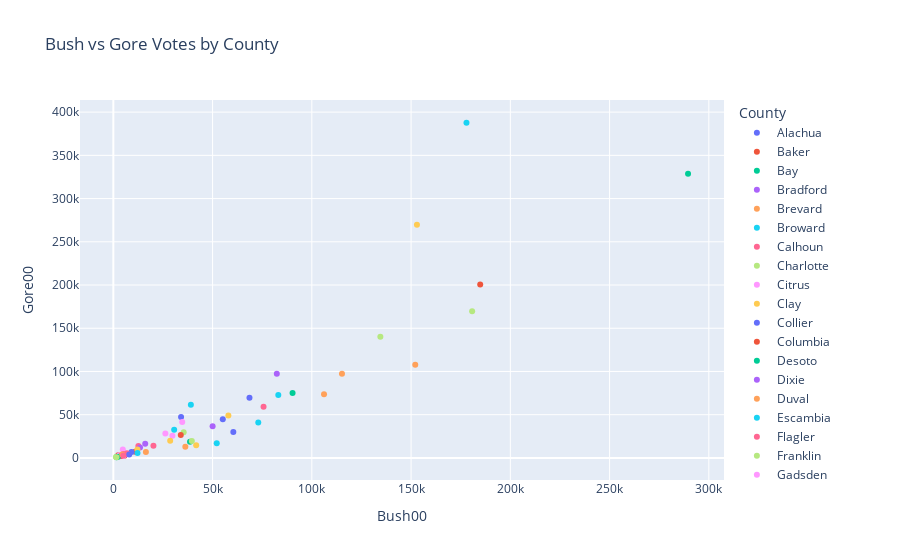

The code cell stored with this chart in its notebook:
### Code cell
# my answer 1
fig_bush_vs_gore = px.scatter(df, x='Bush00', y='Gore00', color='County', title='Bush vs Gore Votes by County')
fig_bush_vs_gore.show()

### Figure 1 — Plotly figure (JSON) as saved in the notebook; plotly's stock layout.template omitted (floating-point values rounded to 4 significant figures)
{"data": [{"hovertemplate": "County=Alachua<br>Bush00=%{x}<br>Gore00=%{y}<extra></extra>", "legendgroup": "Alachua", "marker": {"color": "#636efa", "symbol": "circle"}, "mode": "markers", "name": "Alachua", "orientation": "v", "showlegend": true, "type": "scatter", "x": [34124], "xaxis": "x", "y": [47365], "yaxis": "y"}, {"hovertemplate": "County=Baker<br>Bush00=%{x}<br>Gore00=%{y}<extra></extra>", "legendgroup": "Baker", "marker": {"color": "#EF553B", "symbol": "circle"}, "mode": "markers", "name": "Baker", "orientation": "v", "showlegend": true, "type": "scatter", "x": [5610], "xaxis": "x", "y": [2392], "yaxis": "y"}, {"hovertemplate": "County=Bay<br>Bush00=%{x}<br>Gore00=%{y}<extra></extra>", "legendgroup": "Bay", "marker": {"color": "#00cc96", "symbol": "circle"}, "mode": "markers", "name": "Bay", "orientation": "v", "showlegend": true, "type": "scatter", "x": [38637], "xaxis": "x", "y": [18850], "yaxis": "y"}, {"hovertemplate": "County=Bradford<br>Bush00=%{x}<br>Gore00=%{y}<extra></extra>", "legendgroup": "Bradford", "marker": {"color": "#ab63fa", "symbol": "circle"}, "mode": "markers", "name": "Bradford", "orientation": "v", "showlegend": true, "type": "scatter", "x": [5414], "xaxis": "x", "y": [3075], "yaxis": "y"}, {"hovertemplate": "County=Brevard<br>Bush00=%{x}<br>Gore00=%{y}<extra></extra>", "legendgroup": "Brevard", "marker": {"color": "#FFA15A", "symbol": "circle"}, "mode": "markers", "name": "Brevard", "orientation": "v", "showlegend": true, "type": "scatter", "x": [115185], "xaxis": "x", "y": [97318], "yaxis": "y"}, {"hovertemplate": "County=Broward<br>Bush00=%{x}<br>Gore00=%{y}<extra></extra>", "legendgroup": "Broward", "marker": {"color": "#19d3f3", "symbol": "circle"}, "mode": "markers", "name": "Broward", "orientation": "v", "showlegend": true, "type": "scatter", "x": [177902], "xaxis": "x", "y": [387703], "yaxis": "y"}, {"hovertemplate": "County=Calhoun<br>Bush00=%{x}<br>Gore00=%{y}<extra></extra>", "legendgroup": "Calhoun", "marker": {"color": "#FF6692", "symbol": "circle"}, "mode": "markers", "name": "Calhoun", "orientation": "v", "showlegend": true, "type": "scatter", "x": [2873], "xaxis": "x", "y": [2155], "yaxis": "y"}, {"hovertemplate": "County=Charlotte<br>Bush00=%{x}<br>Gore00=%{y}<extra></extra>", "legendgroup": "Charlotte", "marker": {"color": "#B6E880", "symbol": "circle"}, "mode": "markers", "name": "Charlotte", "orientation": "v", "showlegend": true, "type": "scatter", "x": [35426], "xaxis": "x", "y": [29645], "yaxis": "y"}, {"hovertemplate": "County=Citrus<br>Bush00=%{x}<br>Gore00=%{y}<extra></extra>", "legendgroup": "Citrus", "marker": {"color": "#FF97FF", "symbol": "circle"}, "mode": "markers", "name": "Citrus", "orientation": "v", "showlegend": true, "type": "scatter", "x": [29767], "xaxis": "x", "y": [25525], "yaxis": "y"}, {"hovertemplate": "County=Clay<br>Bush00=%{x}<br>Gore00=%{y}<extra></extra>", "legendgroup": "Clay", "marker": {"color": "#FECB52", "symbol": "circle"}, "mode": "markers", "name": "Clay", "orientation": "v", "showlegend": true, "type": "scatter", "x": [41736], "xaxis": "x", "y": [14632], "yaxis": "y"}, {"hovertemplate": "County=Collier<br>Bush00=%{x}<br>Gore00=%{y}<extra></extra>", "legendgroup": "Collier", "marker": {"color": "#636efa", "symbol": "circle"}, "mode": "markers", "name": "Collier", "orientation": "v", "showlegend": true, "type": "scatter", "x": [60450], "xaxis": "x", "y": [29921], "yaxis": "y"}, {"hovertemplate": "County=Columbia<br>Bush00=%{x}<br>Gore00=%{y}<extra></extra>", "legendgroup": "Columbia", "marker": {"color": "#EF553B", "symbol": "circle"}, "mode": "markers", "name": "Columbia", "orientation": "v", "showlegend": true, "type": "scatter", "x": [10964], "xaxis": "x", "y": [7047], "yaxis": "y"}, {"hovertemplate": "County=Desoto<br>Bush00=%{x}<br>Gore00=%{y}<extra></extra>", "legendgroup": "Desoto", "marker": {"color": "#00cc96", "symbol": "circle"}, "mode": "markers", "name": "Desoto", "orientation": "v", "showlegend": true, "type": "scatter", "x": [4256], "xaxis": "x", "y": [3320], "yaxis": "y"}, {"hovertemplate": "County=Dixie<br>Bush00=%{x}<br>Gore00=%{y}<extra></extra>", "legendgroup": "Dixie", "marker": {"color": "#ab63fa", "symbol": "circle"}, "mode": "markers", "name": "Dixie", "orientation": "v", "showlegend": true, "type": "scatter", "x": [2697], "xaxis": "x", "y": [1826], "yaxis": "y"}, {"hovertemplate": "County=Duval<br>Bush00=%{x}<br>Gore00=%{y}<extra></extra>", "legendgroup": "Duval", "marker": {"color": "#FFA15A", "symbol": "circle"}, "mode": "markers", "name": "Duval", "orientation": "v", "showlegend": true, "type": "scatter", "x": [152098], "xaxis": "x", "y": [107864], "yaxis": "y"}, {"hovertemplate": "County=Escambia<br>Bush00=%{x}<br>Gore00=%{y}<extra></extra>", "legendgroup": "Escambia", "marker": {"color": "#19d3f3", "symbol": "circle"}, "mode": "markers", "name": "Escambia", "orientation": "v", "showlegend": true, "type": "scatter", "x": [73017], "xaxis": "x", "y": [40943], "yaxis": "y"}, {"hovertemplate": "County=Flagler<br>Bush00=%{x}<br>Gore00=%{y}<extra></extra>", "legendgroup": "Flagler", "marker": {"color": "#FF6692", "symbol": "circle"}, "mode": "markers", "name": "Flagler", "orientation": "v", "showlegend": true, "type": "scatter", "x": [12613], "xaxis": "x", "y": [13897], "yaxis": "y"}, {"hovertemplate": "County=Franklin<br>Bush00=%{x}<br>Gore00=%{y}<extra></extra>", "legendgroup": "Franklin", "marker": {"color": "#B6E880", "symbol": "circle"}, "mode": "markers", "name": "Franklin", "orientation": "v", "showlegend": true, "type": "scatter", "x": [2454], "xaxis": "x", "y": [2046], "yaxis": "y"}, {"hovertemplate": "County=Gadsden<br>Bush00=%{x}<br>Gore00=%{y}<extra></extra>", "legendgroup": "Gadsden", "marker": {"color": "#FF97FF", "symbol": "circle"}, "mode": "markers", "name": "Gadsden", "orientation": "v", "showlegend": true, "type": "scatter", "x": [4767], "xaxis": "x", "y": [9735], "yaxis": "y"}, {"hovertemplate": "County=Gilchrist<br>Bush00=%{x}<br>Gore00=%{y}<extra></extra>", "legendgroup": "Gilchrist", "marker": {"color": "#FECB52", "symbol": "circle"}, "mode": "markers", "name": "Gilchrist", "orientation": "v", "showlegend": true, "type": "scatter", "x": [3300], "xaxis": "x", "y": [1910], "yaxis": "y"}, {"hovertemplate": "County=Glades<br>Bush00=%{x}<br>Gore00=%{y}<extra></extra>", "legendgroup": "Glades", "marker": {"color": "#636efa", "symbol": "circle"}, "mode": "markers", "name": "Glades", "orientation": "v", "showlegend": true, "type": "scatter", "x": [1841], "xaxis": "x", "y": [1442], "yaxis": "y"}, {"hovertemplate": "County=Gulf<br>Bush00=%{x}<br>Gore00=%{y}<extra></extra>", "legendgroup": "Gulf", "marker": {"color": "#EF553B", "symbol": "circle"}, "mode": "markers", "name": "Gulf", "orientation": "v", "showlegend": true, "type": "scatter", "x": [3550], "xaxis": "x", "y": [2397], "yaxis": "y"}, {"hovertemplate": "County=Hamilton<br>Bush00=%{x}<br>Gore00=%{y}<extra></extra>", "legendgroup": "Hamilton", "marker": {"color": "#00cc96", "symbol": "circle"}, "mode": "markers", "name": "Hamilton", "orientation": "v", "showlegend": true, "type": "scatter", "x": [2146], "xaxis": "x", "y": [1722], "yaxis": "y"}, {"hovertemplate": "County=Hardee<br>Bush00=%{x}<br>Gore00=%{y}<extra></extra>", "legendgroup": "Hardee", "marker": {"color": "#ab63fa", "symbol": "circle"}, "mode": "markers", "name": "Hardee", "orientation": "v", "showlegend": true, "type": "scatter", "x": [3765], "xaxis": "x", "y": [2339], "yaxis": "y"}, {"hovertemplate": "County=Hendry<br>Bush00=%{x}<br>Gore00=%{y}<extra></extra>", "legendgroup": "Hendry", "marker": {"color": "#FFA15A", "symbol": "circle"}, "mode": "markers", "name": "Hendry", "orientation": "v", "showlegend": true, "type": "scatter", "x": [4747], "xaxis": "x", "y": [3240], "yaxis": "y"}, {"hovertemplate": "County=Hernando<br>Bush00=%{x}<br>Gore00=%{y}<extra></extra>", "legendgroup": "Hernando", "marker": {"color": "#19d3f3", "symbol": "circle"}, "mode": "markers", "name": "Hernando", "orientation": "v", "showlegend": true, "type": "scatter", "x": [30646], "xaxis": "x", "y": [32644], "yaxis": "y"}, {"hovertemplate": "County=Highlands<br>Bush00=%{x}<br>Gore00=%{y}<extra></extra>", "legendgroup": "Highlands", "marker": {"color": "#FF6692", "symbol": "circle"}, "mode": "markers", "name": "Highlands", "orientation": "v", "showlegend": true, "type": "scatter", "x": [20206], "xaxis": "x", "y": [14167], "yaxis": "y"}, {"hovertemplate": "County=Hillsborough<br>Bush00=%{x}<br>Gore00=%{y}<extra></extra>", "legendgroup": "Hillsborough", "marker": {"color": "#B6E880", "symbol": "circle"}, "mode": "markers", "name": "Hillsborough", "orientation": "v", "showlegend": true, "type": "scatter", "x": [180760], "xaxis": "x", "y": [169557], "yaxis": "y"}, {"hovertemplate": "County=Holmes<br>Bush00=%{x}<br>Gore00=%{y}<extra></extra>", "legendgroup": "Holmes", "marker": {"color": "#FF97FF", "symbol": "circle"}, "mode": "markers", "name": "Holmes", "orientation": "v", "showlegend": true, "type": "scatter", "x": [5011], "xaxis": "x", "y": [2177], "yaxis": "y"}, {"hovertemplate": "County=Indian River<br>Bush00=%{x}<br>Gore00=%{y}<extra></extra>", "legendgroup": "Indian River", "marker": {"color": "#FECB52", "symbol": "circle"}, "mode": "markers", "name": "Indian River", "orientation": "v", "showlegend": true, "type": "scatter", "x": [28635], "xaxis": "x", "y": [19768], "yaxis": "y"}, {"hovertemplate": "County=Jackson<br>Bush00=%{x}<br>Gore00=%{y}<extra></extra>", "legendgroup": "Jackson", "marker": {"color": "#636efa", "symbol": "circle"}, "mode": "markers", "name": "Jackson", "orientation": "v", "showlegend": true, "type": "scatter", "x": [9138], "xaxis": "x", "y": [6868], "yaxis": "y"}, {"hovertemplate": "County=Jefferson<br>Bush00=%{x}<br>Gore00=%{y}<extra></extra>", "legendgroup": "Jefferson", "marker": {"color": "#EF553B", "symbol": "circle"}, "mode": "markers", "name": "Jefferson", "orientation": "v", "showlegend": true, "type": "scatter", "x": [2478], "xaxis": "x", "y": [3041], "yaxis": "y"}, {"hovertemplate": "County=Lafayette<br>Bush00=%{x}<br>Gore00=%{y}<extra></extra>", "legendgroup": "Lafayette", "marker": {"color": "#00cc96", "symbol": "circle"}, "mode": "markers", "name": "Lafayette", "orientation": "v", "showlegend": true, "type": "scatter", "x": [1670], "xaxis": "x", "y": [789], "yaxis": "y"}, {"hovertemplate": "County=Lake<br>Bush00=%{x}<br>Gore00=%{y}<extra></extra>", "legendgroup": "Lake", "marker": {"color": "#ab63fa", "symbol": "circle"}, "mode": "markers", "name": "Lake", "orientation": "v", "showlegend": true, "type": "scatter", "x": [50010], "xaxis": "x", "y": [36571], "yaxis": "y"}, {"hovertemplate": "County=Lee<br>Bush00=%{x}<br>Gore00=%{y}<extra></extra>", "legendgroup": "Lee", "marker": {"color": "#FFA15A", "symbol": "circle"}, "mode": "markers", "name": "Lee", "orientation": "v", "showlegend": true, "type": "scatter", "x": [106141], "xaxis": "x", "y": [73560], "yaxis": "y"}, {"hovertemplate": "County=Leon<br>Bush00=%{x}<br>Gore00=%{y}<extra></extra>", "legendgroup": "Leon", "marker": {"color": "#19d3f3", "symbol": "circle"}, "mode": "markers", "name": "Leon", "orientation": "v", "showlegend": true, "type": "scatter", "x": [39062], "xaxis": "x", "y": [61427], "yaxis": "y"}, {"hovertemplate": "County=Levy<br>Bush00=%{x}<br>Gore00=%{y}<extra></extra>", "legendgroup": "Levy", "marker": {"color": "#FF6692", "symbol": "circle"}, "mode": "markers", "name": "Levy", "orientation": "v", "showlegend": true, "type": "scatter", "x": [6858], "xaxis": "x", "y": [5398], "yaxis": "y"}, {"hovertemplate": "County=Liberty<br>Bush00=%{x}<br>Gore00=%{y}<extra></extra>", "legendgroup": "Liberty", "marker": {"color": "#B6E880", "symbol": "circle"}, "mode": "markers", "name": "Liberty", "orientation": "v", "showlegend": true, "type": "scatter", "x": [1317], "xaxis": "x", "y": [1017], "yaxis": "y"}, {"hovertemplate": "County=Madison<br>Bush00=%{x}<br>Gore00=%{y}<extra></extra>", "legendgroup": "Madison", "marker": {"color": "#FF97FF", "symbol": "circle"}, "mode": "markers", "name": "Madison", "orientation": "v", "showlegend": true, "type": "scatter", "x": [3038], "xaxis": "x", "y": [3014], "yaxis": "y"}, {"hovertemplate": "County=Manatee<br>Bush00=%{x}<br>Gore00=%{y}<extra></extra>", "legendgroup": "Manatee", "marker": {"color": "#FECB52", "symbol": "circle"}, "mode": "markers", "name": "Manatee", "orientation": "v", "showlegend": true, "type": "scatter", "x": [57952], "xaxis": "x", "y": [49177], "yaxis": "y"}, {"hovertemplate": "County=Marion<br>Bush00=%{x}<br>Gore00=%{y}<extra></extra>", "legendgroup": "Marion", "marker": {"color": "#636efa", "symbol": "circle"}, "mode": "markers", "name": "Marion", "orientation": "v", "showlegend": true, "type": "scatter", "x": [55141], "xaxis": "x", "y": [44665], "yaxis": "y"}, {"hovertemplate": "County=Martin<br>Bush00=%{x}<br>Gore00=%{y}<extra></extra>", "legendgroup": "Martin", "marker": {"color": "#EF553B", "symbol": "circle"}, "mode": "markers", "name": "Martin", "orientation": "v", "showlegend": true, "type": "scatter", "x": [33970], "xaxis": "x", "y": [26620], "yaxis": "y"}, {"hovertemplate": "County=Miami-Dade<br>Bush00=%{x}<br>Gore00=%{y}<extra></extra>", "legendgroup": "Miami-Dade", "marker": {"color": "#00cc96", "symbol": "circle"}, "mode": "markers", "name": "Miami-Dade", "orientation": "v", "showlegend": true, "type": "scatter", "x": [289533], "xaxis": "x", "y": [328808], "yaxis": "y"}, {"hovertemplate": "County=Monroe<br>Bush00=%{x}<br>Gore00=%{y}<extra></extra>", "legendgroup": "Monroe", "marker": {"color": "#ab63fa", "symbol": "circle"}, "mode": "markers", "name": "Monroe", "orientation": "v", "showlegend": true, "type": "scatter", "x": [16059], "xaxis": "x", "y": [16483], "yaxis": "y"}, {"hovertemplate": "County=Nassau<br>Bush00=%{x}<br>Gore00=%{y}<extra></extra>", "legendgroup": "Nassau", "marker": {"color": "#FFA15A", "symbol": "circle"}, "mode": "markers", "name": "Nassau", "orientation": "v", "showlegend": true, "type": "scatter", "x": [16404], "xaxis": "x", "y": [6952], "yaxis": "y"}, {"hovertemplate": "County=Okaloosa<br>Bush00=%{x}<br>Gore00=%{y}<extra></extra>", "legendgroup": "Okaloosa", "marker": {"color": "#19d3f3", "symbol": "circle"}, "mode": "markers", "name": "Okaloosa", "orientation": "v", "showlegend": true, "type": "scatter", "x": [52093], "xaxis": "x", "y": [16948], "yaxis": "y"}, {"hovertemplate": "County=Okeechobee<br>Bush00=%{x}<br>Gore00=%{y}<extra></extra>", "legendgroup": "Okeechobee", "marker": {"color": "#FF6692", "symbol": "circle"}, "mode": "markers", "name": "Okeechobee", "orientation": "v", "showlegend": true, "type": "scatter", "x": [5057], "xaxis": "x", "y": [4588], "yaxis": "y"}, {"hovertemplate": "County=Orange<br>Bush00=%{x}<br>Gore00=%{y}<extra></extra>", "legendgroup": "Orange", "marker": {"color": "#B6E880", "symbol": "circle"}, "mode": "markers", "name": "Orange", "orientation": "v", "showlegend": true, "type": "scatter", "x": [134517], "xaxis": "x", "y": [140220], "yaxis": "y"}, {"hovertemplate": "County=Osceola<br>Bush00=%{x}<br>Gore00=%{y}<extra></extra>", "legendgroup": "Osceola", "marker": {"color": "#FF97FF", "symbol": "circle"}, "mode": "markers", "name": "Osceola", "orientation": "v", "showlegend": true, "type": "scatter", "x": [26212], "xaxis": "x", "y": [28181], "yaxis": "y"}, {"hovertemplate": "County=Palm Beach<br>Bush00=%{x}<br>Gore00=%{y}<extra></extra>", "legendgroup": "Palm Beach", "marker": {"color": "#FECB52", "symbol": "circle"}, "mode": "markers", "name": "Palm Beach", "orientation": "v", "showlegend": true, "type": "scatter", "x": [152951], "xaxis": "x", "y": [269732], "yaxis": "y"}, {"hovertemplate": "County=Pasco<br>Bush00=%{x}<br>Gore00=%{y}<extra></extra>", "legendgroup": "Pasco", "marker": {"color": "#636efa", "symbol": "circle"}, "mode": "markers", "name": "Pasco", "orientation": "v", "showlegend": true, "type": "scatter", "x": [68582], "xaxis": "x", "y": [69564], "yaxis": "y"}, {"hovertemplate": "County=Pinellas<br>Bush00=%{x}<br>Gore00=%{y}<extra></extra>", "legendgroup": "Pinellas", "marker": {"color": "#EF553B", "symbol": "circle"}, "mode": "markers", "name": "Pinellas", "orientation": "v", "showlegend": true, "type": "scatter", "x": [184825], "xaxis": "x", "y": [200630], "yaxis": "y"}, {"hovertemplate": "County=Polk<br>Bush00=%{x}<br>Gore00=%{y}<extra></extra>", "legendgroup": "Polk", "marker": {"color": "#00cc96", "symbol": "circle"}, "mode": "markers", "name": "Polk", "orientation": "v", "showlegend": true, "type": "scatter", "x": [90295], "xaxis": "x", "y": [75200], "yaxis": "y"}, {"hovertemplate": "County=Putnam<br>Bush00=%{x}<br>Gore00=%{y}<extra></extra>", "legendgroup": "Putnam", "marker": {"color": "#ab63fa", "symbol": "circle"}, "mode": "markers", "name": "Putnam", "orientation": "v", "showlegend": true, "type": "scatter", "x": [13447], "xaxis": "x", "y": [12102], "yaxis": "y"}, {"hovertemplate": "County=Santa Rosa<br>Bush00=%{x}<br>Gore00=%{y}<extra></extra>", "legendgroup": "Santa Rosa", "marker": {"color": "#FFA15A", "symbol": "circle"}, "mode": "markers", "name": "Santa Rosa", "orientation": "v", "showlegend": true, "type": "scatter", "x": [36274], "xaxis": "x", "y": [12802], "yaxis": "y"}, {"hovertemplate": "County=Sarasota<br>Bush00=%{x}<br>Gore00=%{y}<extra></extra>", "legendgroup": "Sarasota", "marker": {"color": "#19d3f3", "symbol": "circle"}, "mode": "markers", "name": "Sarasota", "orientation": "v", "showlegend": true, "type": "scatter", "x": [83100], "xaxis": "x", "y": [72853], "yaxis": "y"}, {"hovertemplate": "County=Seminole<br>Bush00=%{x}<br>Gore00=%{y}<extra></extra>", "legendgroup": "Seminole", "marker": {"color": "#FF6692", "symbol": "circle"}, "mode": "markers", "name": "Seminole", "orientation": "v", "showlegend": true, "type": "scatter", "x": [75677], "xaxis": "x", "y": [59174], "yaxis": "y"}, {"hovertemplate": "County=St. Johns<br>Bush00=%{x}<br>Gore00=%{y}<extra></extra>", "legendgroup": "St. Johns", "marker": {"color": "#B6E880", "symbol": "circle"}, "mode": "markers", "name": "St. Johns", "orientation": "v", "showlegend": true, "type": "scatter", "x": [39546], "xaxis": "x", "y": [19502], "yaxis": "y"}, {"hovertemplate": "County=St. Lucie<br>Bush00=%{x}<br>Gore00=%{y}<extra></extra>", "legendgroup": "St. Lucie", "marker": {"color": "#FF97FF", "symbol": "circle"}, "mode": "markers", "name": "St. Lucie", "orientation": "v", "showlegend": true, "type": "scatter", "x": [34705], "xaxis": "x", "y": [41559], "yaxis": "y"}, {"hovertemplate": "County=Sumter<br>Bush00=%{x}<br>Gore00=%{y}<extra></extra>", "legendgroup": "Sumter", "marker": {"color": "#FECB52", "symbol": "circle"}, "mode": "markers", "name": "Sumter", "orientation": "v", "showlegend": true, "type": "scatter", "x": [12127], "xaxis": "x", "y": [9637], "yaxis": "y"}, {"hovertemplate": "County=Suwannee<br>Bush00=%{x}<br>Gore00=%{y}<extra></extra>", "legendgroup": "Suwannee", "marker": {"color": "#636efa", "symbol": "circle"}, "mode": "markers", "name": "Suwannee", "orientation": "v", "showlegend": true, "type": "scatter", "x": [8006], "xaxis": "x", "y": [4075], "yaxis": "y"}, {"hovertemplate": "County=Taylor<br>Bush00=%{x}<br>Gore00=%{y}<extra></extra>", "legendgroup": "Taylor", "marker": {"color": "#EF553B", "symbol": "circle"}, "mode": "markers", "name": "Taylor", "orientation": "v", "showlegend": true, "type": "scatter", "x": [4056], "xaxis": "x", "y": [2649], "yaxis": "y"}, {"hovertemplate": "County=Union<br>Bush00=%{x}<br>Gore00=%{y}<extra></extra>", "legendgroup": "Union", "marker": {"color": "#00cc96", "symbol": "circle"}, "mode": "markers", "name": "Union", "orientation": "v", "showlegend": true, "type": "scatter", "x": [2332], "xaxis": "x", "y": [1407], "yaxis": "y"}, {"hovertemplate": "County=Volusia<br>Bush00=%{x}<br>Gore00=%{y}<extra></extra>", "legendgroup": "Volusia", "marker": {"color": "#ab63fa", "symbol": "circle"}, "mode": "markers", "name": "Volusia", "orientation": "v", "showlegend": true, "type": "scatter", "x": [82357], "xaxis": "x", "y": [97304], "yaxis": "y"}, {"hovertemplate": "County=Wakulla<br>Bush00=%{x}<br>Gore00=%{y}<extra></extra>", "legendgroup": "Wakulla", "marker": {"color": "#FFA15A", "symbol": "circle"}, "mode": "markers", "name": "Wakulla", "orientation": "v", "showlegend": true, "type": "scatter", "x": [4512], "xaxis": "x", "y": [3838], "yaxis": "y"}, {"hovertemplate": "County=Walton<br>Bush00=%{x}<br>Gore00=%{y}<extra></extra>", "legendgroup": "Walton", "marker": {"color": "#19d3f3", "symbol": "circle"}, "mode": "markers", "name": "Walton", "orientation": "v", "showlegend": true, "type": "scatter", "x": [12182], "xaxis": "x", "y": [5642], "yaxis": "y"}, {"hovertemplate": "County=Washington<br>Bush00=%{x}<br>Gore00=%{y}<extra></extra>", "legendgroup": "Washington", "marker": {"color": "#FF6692", "symbol": "circle"}, "mode": "markers", "name": "Washington", "orientation": "v", "showlegend": true, "type": "scatter", "x": [4994], "xaxis": "x", "y": [2798], "yaxis": "y"}, {"hovertemplate": "County=(Federal Absentee)<br>Bush00=%{x}<br>Gore00=%{y}<extra></extra>", "legendgroup": "(Federal Absentee)", "marker": {"color": "#B6E880", "symbol": "circle"}, "mode": "markers", "name": "(Federal Absentee)", "orientation": "v", "showlegend": true, "type": "scatter", "x": [1575], "xaxis": "x", "y": [836], "yaxis": "y"}], "layout": {"legend": {"title": {"text": "County"}, "tracegroupgap": 0}, "title": {"text": "Bush vs Gore Votes by County"}, "xaxis": {"anchor": "y", "domain": [0, 1], "title": {"text": "Bush00"}}, "yaxis": {"anchor": "x", "domain": [0, 1], "title": {"text": "Gore00"}}}}
